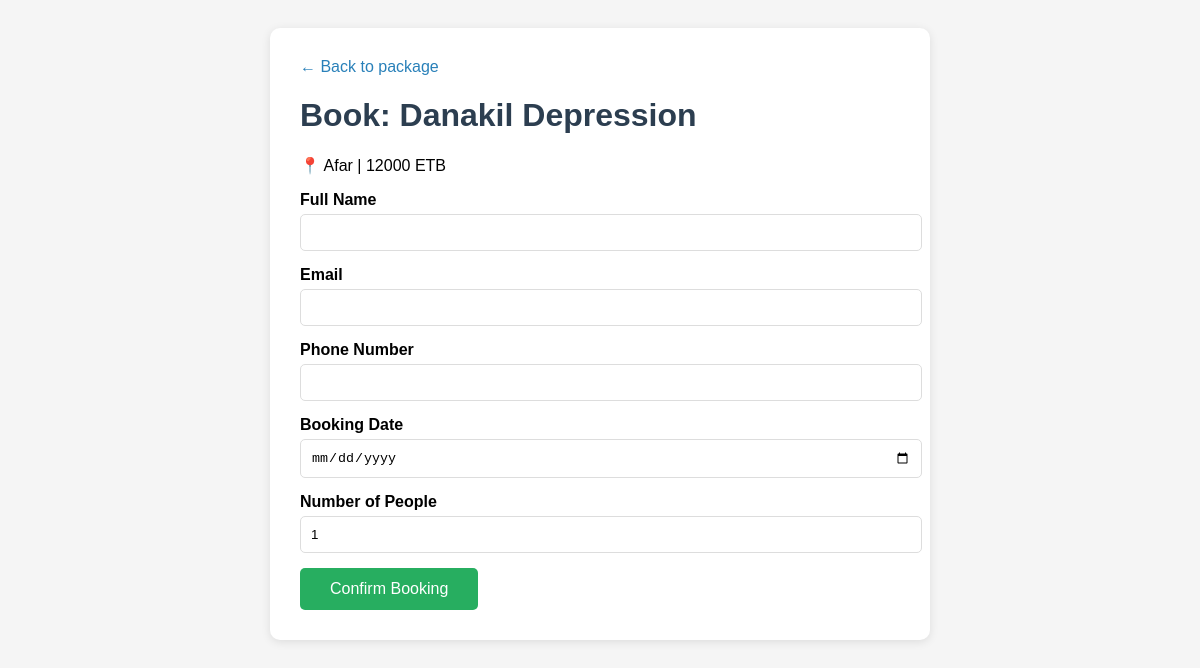
Screenshot of /book/3/ with the database file from the repository.
### tours/models.py (models this page shows, shortened)
class TourPackage(models.Model):
    PACKAGE_TYPES = [
        ('cultural', 'Cultural & Historical'),
        ('adventure', 'Adventure & Nature'),
        ('extreme', 'Extreme Adventure'),
    ]
    name = models.CharField(max_length=200)
    package_type = models.CharField(max_length=50, choices=PACKAGE_TYPES)
    location = models.CharField(max_length=200)
    price = models.IntegerField(help_text="Price in ETB")
    duration_days = models.IntegerField()
    description = models.TextField()
    image = models.ImageField(upload_to='tours/', blank=True, null=True)
    created_at = models.DateTimeField(auto_now_add=True)

### tours/views.py (the view)
# urls.py: path('book/<int:package_id>/', views.book_package, name='book_package'),
def book_package(request, package_id):
    package = get_object_or_404(TourPackage, id=package_id)
    if request.method == 'POST':
        form = BookingForm(request.POST)
        if form.is_valid():
            booking = form.save(commit=False)
            booking.package = package
            booking.save()
            messages.success(request, f'Booking confirmed for {package.name}!')
            return redirect('package_detail', package_id=package_id)
    else:
        form = BookingForm()
    return render(request, 'tours/booking_form.html', {
        'form': form,
        'package': package
    })

### tours/forms.py
class BookingForm(forms.ModelForm):
    class Meta:
        model = Booking
        fields = ['customer_name', 'customer_email', 'customer_phone', 'booking_date', 'number_of_people']
        widgets = {
            'booking_date': forms.DateInput(attrs={'type': 'date'}),
        }

### tours/templates/tours/booking_form.html (shortened to what this page needs)
<!DOCTYPE html>
<html>
<head>
</head>
<body>
    <div class="container">
        <a href="{% url 'package_detail' package.id %}" class="back">← Back to package</a>
        <h1>Book: {{ package.name }}</h1>
        <p>📍 {{ package.location }} | {{ package.price }} ETB</p>
        <form method="POST">
            <div class="form-group">
                <label>Full Name</label>
                {{ form.customer_name }}
            </div>
            <div class="form-group">
                <label>Email</label>
                {{ form.customer_email }}
            </div>
            <div class="form-group">
                <label>Phone Number</label>
                {{ form.customer_phone }}
            </div>
            <div class="form-group">
                <label>Booking Date</label>
                {{ form.booking_date }}
            </div>
            <div class="form-group">
                <label>Number of People</label>
                {{ form.number_of_people }}
            </div>
            <button type="submit" class="btn">Confirm Booking</button>
        </form>
    </div>
</body>
</html>

### tours/templates/tours/booking_form.html (style rules this page uses)
body { font-family: Arial, sans-serif; background: #f5f5f5; padding: 20px; }
.container { max-width: 600px; margin: 0 auto; background: white; padding: 30px; border-radius: 10px; box-shadow: 0 2px 10px rgba(0,0,0,0.1); }
h1 { color: #2c3e50; }
.form-group { margin-bottom: 15px; }
label { display: block; font-weight: bold; margin-bottom: 5px; }
input, select { width: 100%; padding: 10px; border: 1px solid #ddd; border-radius: 5px; }
.btn { background: #27ae60; color: white; padding: 12px 30px; border: none; border-radius: 5px; cursor: pointer; font-size: 16px; }
.back { color: #2980b9; text-decoration: none; }

### rows the page displays
TourPackage: name "Danakil Depression", location "Afar", price "12000"
